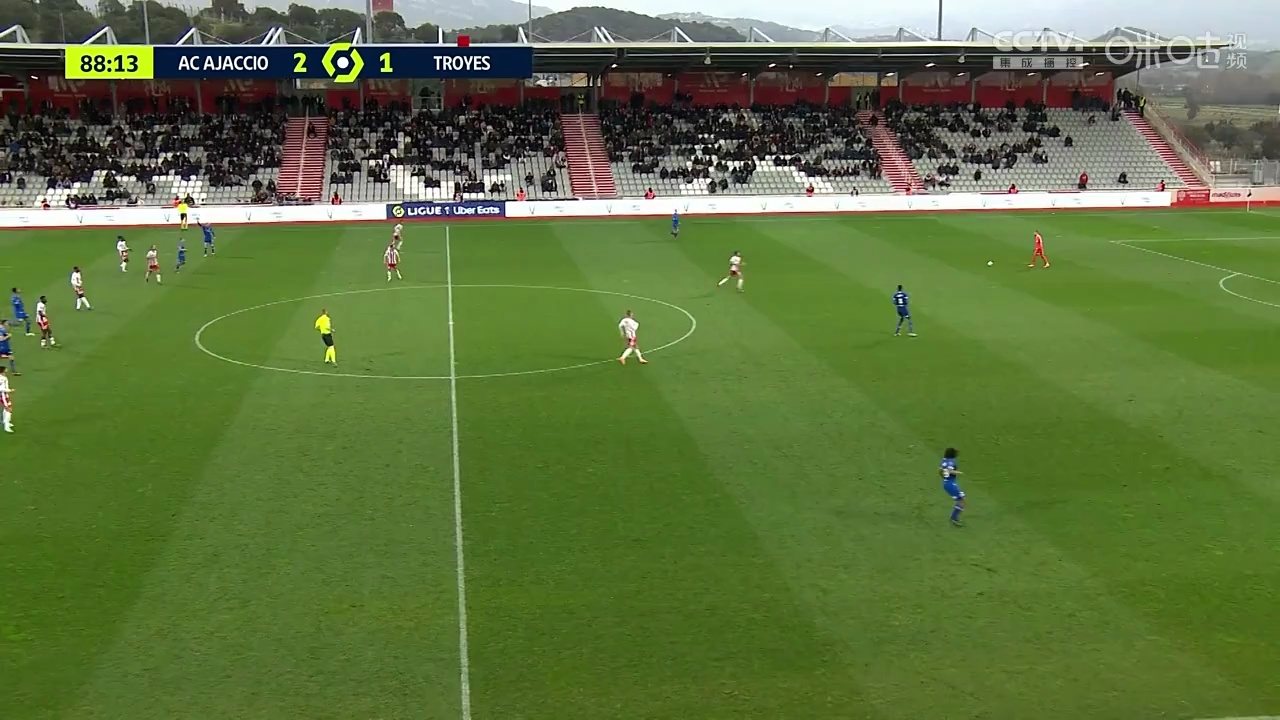
#> input picture research/stream.jpg, 1280 x 720 px
$ python opencv.py
#> lines starting #> are read from the running program, lines starting #| are printed output that depends on the picture; after the words box and inside, x2 and y2 are one past the last pixel; in counts of white or black regions, pixels touching at a corner belong together
import cv2
import pytesseract

# gray = cv2.imread('stream.jpg', cv2.IMREAD_GRAYSCALE)
# img = cv2.GaussianBlur(gray, (3, 3), .5)
img = cv2.imread('stream.jpg')
#> img is the input picture: shape (720, 1280, 3); mean B, G, R 62.6, 114.9, 94

bgr_image = cv2.imread('stream.jpg')
gray_image = cv2.cvtColor(bgr_image, cv2.COLOR_BGR2GRAY)
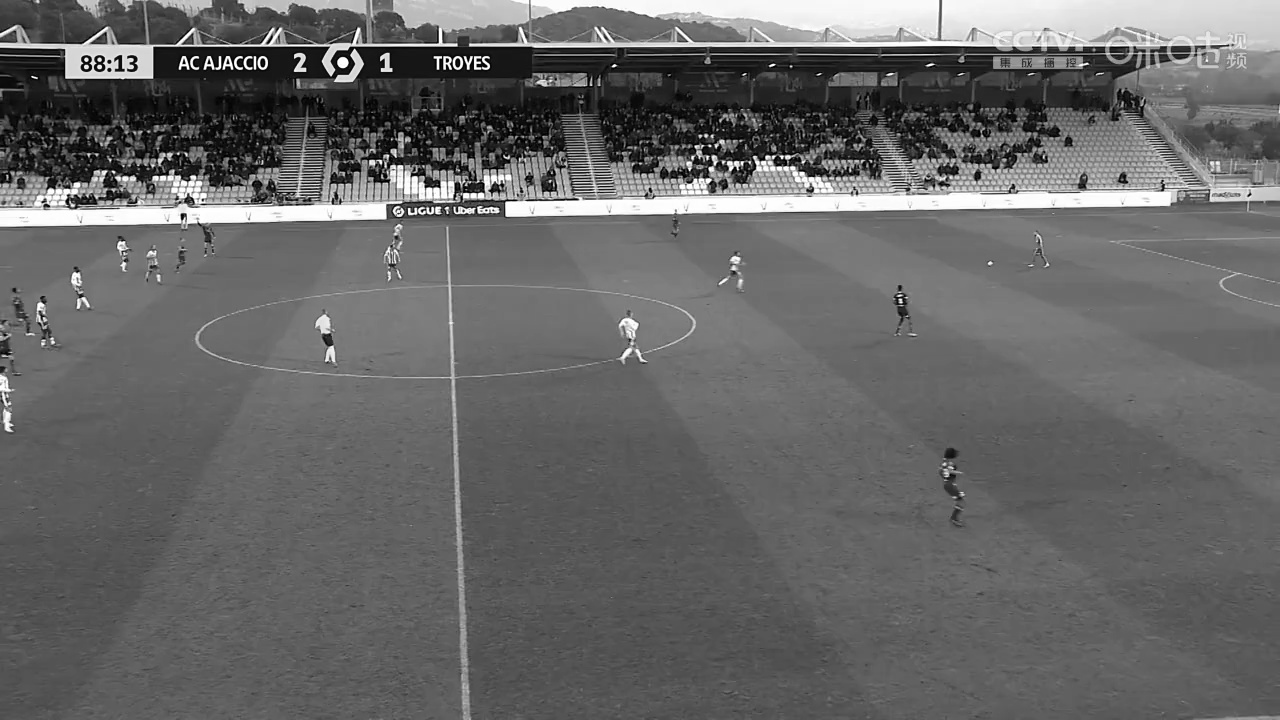
#> gray_image: shape (720, 1280); min 0, max 255, mean 102.7
thresh = cv2.threshold(gray_image, 127, 255, cv2.THRESH_BINARY_INV + cv2.THRESH_OTSU)[1]
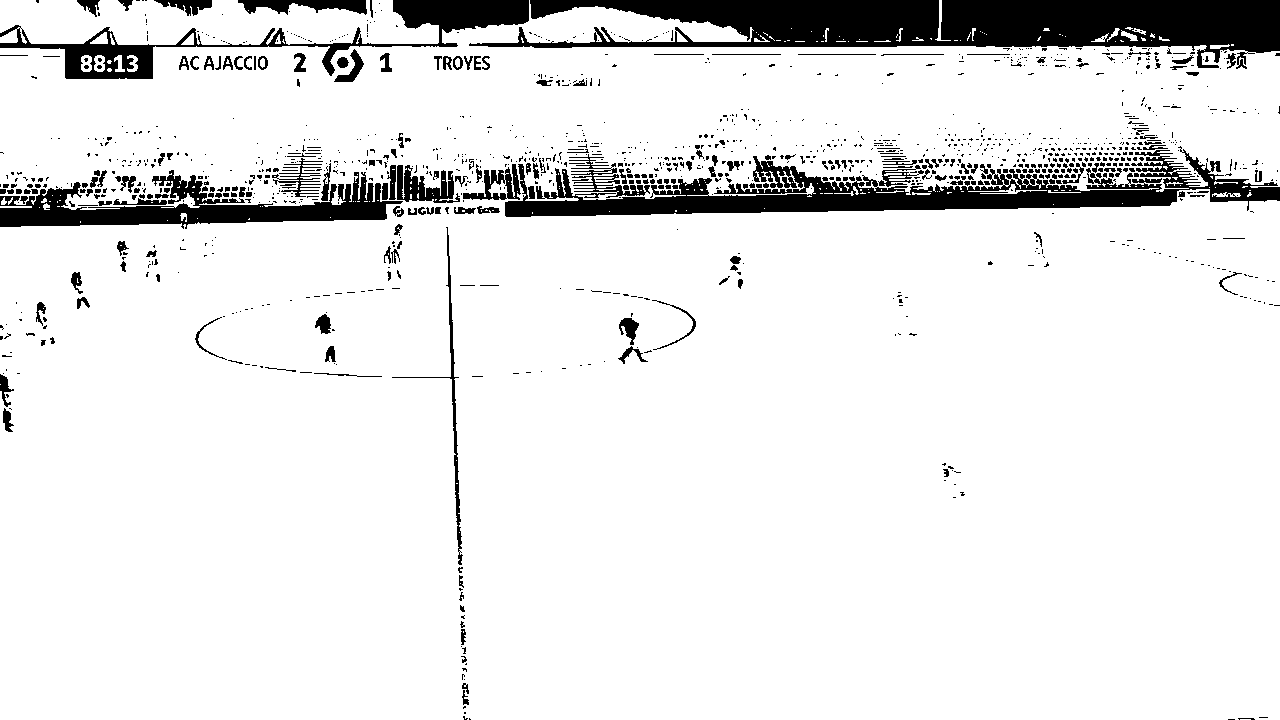
#> thresh: shape (720, 1280); 90.4% white; 1302 black regions (1076 under 20 px), largest, box (x1, y1, x2, y2) and area: (469, 0, 1280, 69) 29890, (505, 146, 1280, 217) 18763, (0, 170, 403, 229) 9247


config = "--psm 6"
#> (the run stopped early here; a loop or call above may not have finished)
